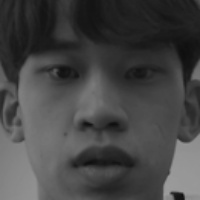
#> input picture faces/user1.jpg, 200 x 200 px, given in place of the camera
$ python Facial_Recognition_Part1.py
#> lines starting #> are read from the running program, lines starting #| are printed output that depends on the picture
import cv2
import numpy as np
import firebase_admin
from firebase_admin import storage, credentials
import os

# Firebase Cloud Storage 초기화
cred = credentials.Certificate('serviceAccountKey.json')
firebase_admin.initialize_app(
    cred, {'storageBucket': 'capston1-771fd.appspot.com'})
bucket = storage.bucket()

# 얼굴 인식용 xml 파일
face_classifier = cv2.CascadeClassifier('haarcascade_frontalface_default.xml')


def face_extractor(img):
    gray = cv2.cvtColor(img, cv2.COLOR_BGR2GRAY)
    faces = face_classifier.detectMultiScale(
        gray, scaleFactor=1.1, minNeighbors=5)

    if len(faces) == 0:
        return None

    # 가장 큰 얼굴 영역 선택
    max_area = 0
    max_idx = 0
    for i, (x, y, w, h) in enumerate(faces):
        area = w * h
        if area > max_area:
            max_area = area
            max_idx = i

    (x, y, w, h) = faces[max_idx]
    cropped_face = img[y:y+h, x:x+w]

    return cropped_face


cap = cv2.VideoCapture(0)
count = 0

# Check if faces directory exists and if not, create it
if not os.path.exists('faces'):
    os.makedirs('faces')

while True:
    ret, frame = cap.read()
#> frame is the input picture: shape (200, 200, 3); min 14, max 159, mean 69
    if face_extractor(frame) is not None:
#> in face_extractor, `faces = face_classifier.detectMultiScale( gray, scaleFactor=1.1, minNe..`: faces = [[10, 7, 183, 183]]
#> the loop in face_extractor, `for i, (x, y, w, h) in enumerate(faces):` made 1 pass
#> (x, y, w, h, area, max_area, max_idx) on pass 1: (10, 7, 183, 183, 33489, 33489, 0)
#> after the loop in face_extractor, `for i, (x, y, w, h) in enumerate(faces):`: max_area = 33489; max_idx = 0
#> in face_extractor, `(x, y, w, h) = faces[max_idx]`: x = 10; y = 7; w = 183
#> in face_extractor, `cropped_face = img[y:y+h, x:x+w]`:
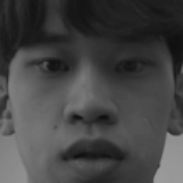
#> cropped_face: shape (183, 183, 3); min 14, max 156, mean 68.1
        count += 1
#> count = 1
        face = cv2.resize(face_extractor(frame), (200, 200))
#> the loop in face_extractor (call 2), `for i, (x, y, w, h) in enumerate(faces):` made 1 pass
        face = cv2.cvtColor(face, cv2.COLOR_BGR2GRAY)
#> face: shape (200, 200)

        # Firebase Storage에 저장할 파일 이름
        file_name_path = 'faces/user'+str(count)+'.jpg'
#> file_name_path = 'faces/user1.jpg'

        # 로컬에 임시 파일로 저장
        # cv2.imwrite(file_name_path, face)
        _, img_encoded = cv2.imencode('.jpg', face)
#> img_encoded = 6570 values, max 255 at index 0, min 0 at index 4, mean 127.8
        with open(file_name_path, 'wb') as file_obj:
            file_obj.write(img_encoded.tostring())

            # 파일이 완전히 쓰여졌는지 확인
            os.fsync(file_obj.fileno())

        # Firebase Cloud Storage에 업로드
        blob = bucket.blob(file_name_path)
        blob.upload_from_filename(file_name_path)

        # 업로드가 완료되었는지 확인
        assert blob.exists()

        # 로컬에 저장된 임시 파일 삭제
        os.remove(file_name_path)

        cv2.putText(face, str(count), (50, 50),
                    cv2.FONT_HERSHEY_COMPLEX, 1, (0, 255, 0), 2)
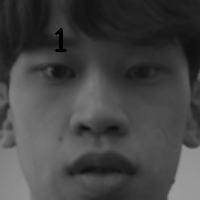
#> face: shape (200, 200); min 0, max 155, mean 67.8
        cv2.imshow('Face Cropper', face)
    else:
        print("Face not Found")
        pass

    if cv2.waitKey(1) == 13 or count == 100:
#> (key Esc is pressed here)
        break

cap.release()
cv2.destroyAllWindows()
print('Collecting Samples Complete!!!')
